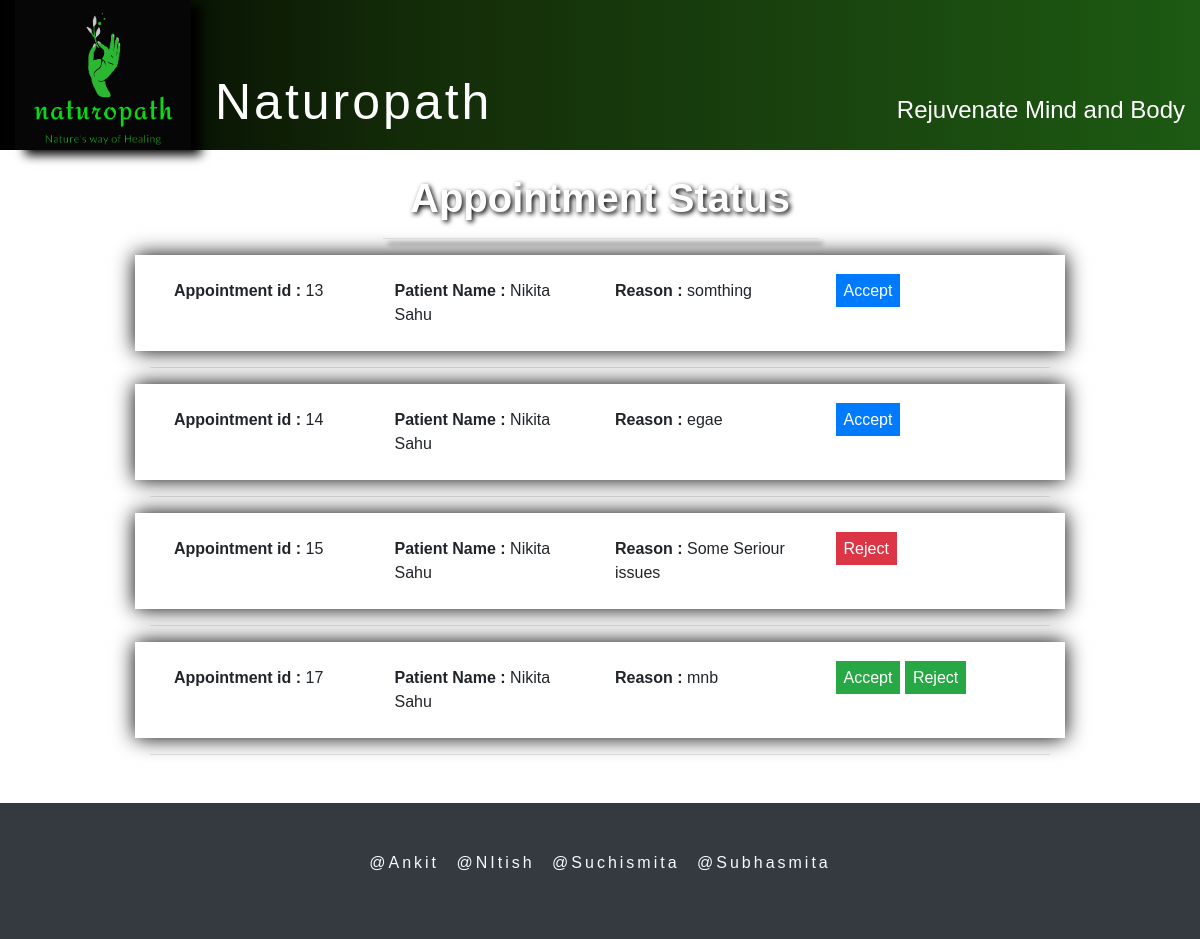
The app's page /doctor/d_appointment/ (signed in) with its own data.
### patient/models.py (models this page shows, shortened)
class Appointment(models.Model):
    appointment_id = models.AutoField(primary_key=True)
    pat_id = models.IntegerField(null=False)
    doc_id = models.IntegerField(null=False)
    appointment_status = models.BooleanField(default=False)
    payment_status = models.BooleanField(default=False)
    reject_status = models.BooleanField(default=False)
    appdate = models.CharField(max_length=30 ,null=True)
    time = models.CharField(max_length=30 ,null=True)
    reason = models.CharField(max_length=200, null=True)
    fees = models.IntegerField(null=True)
    txnid = models.CharField(max_length=40, null=True)

class Patient(models.Model):
    user=models.OneToOneField(
        'auth.user',
        on_delete=models.CASCADE,
    )
    Is_patient = models.BooleanField(default=True)
    Is_doctor = models.BooleanField(default=False)
    name = models.CharField(max_length=50)
    dob = models.DateField(null=True)
    pin = models.IntegerField(null=True)
    address = models.CharField(max_length=100, null=True)
    mobile_no = models.CharField(max_length=13,null=True)
    gender = models.CharField(max_length=10,null=True)
    image = models.ImageField(upload_to='profile_img', blank=True, null=True)

### doctor/views.py (the view)
# urls.py: path('d_appointment/',views.d_appointment, name='d_appointment'),
@login_required
def d_appointment(request):
    objs=Appointment.objects.all()
    patobjs=Patient.objects.all()
    arg={'objs':objs, 'patobjs':patobjs}
    return render(request, 'doctor/d_appointment.html',arg)

### doctor/templates/doctor/d_appointment.html (shortened to what this page needs)
{% extends 'doctor/d_basic.html' %}
{% load static %}
{% block body %}
    <div class="w-75 m-auto"  >
        <div class="container-fluid text-center pt-4 text-white">
            <h1 style="text-shadow: 2px 2px 5px black;"><b>Appointment Status </b></h1>
            <hr class="w-50 " style="box-shadow: 5px 5px 5px #000000;">
        </div>
               {% for obj in objs %}
               <form method='POST' action='' class="w-100 m-auto" >
                    {% if obj.doc_id == user.doctor.pk %}
                    <div class="row p-4 mt-3" id='applist'>
                        <div class="col-12 col-sm-12 col-md-3 col-lg-3 col-xl-3">
                            <span><strong>Appointment id : </strong> {{ obj.appointment_id }} </span>
                        </div>
                        <div class="col-12 col-sm-12 col-md-3 col-lg-3 col-xl-3">
                            {% for patobj in patobjs %}
                                {% if patobj.pk == obj.pat_id %}
                                    <span><strong>Patient Name : </strong>{{ patobj.name }}</span><br>
                                {% endif %}
                            {% endfor %}
                        </div>
                        <div class="col-12 col-sm-12 col-md-3 col-lg-3 col-xl-3">
                            {% if obj.reason is not None %}
                                <span><strong>Reason : </strong>{{ obj.reason }}</span><br>
                            {% endif %}
                        </div>
                        <div class="col-12 col-sm-12 col-md-3 col-lg-3 col-xl-3">
                            {% if obj.appointment_status == False and obj.reject_status == False %}
                                <a class="btn-success text-white p-2" href="{% url 'd_app_accept' obj.pk %}">Accept</a>
                                <a class="btn-success text-white p-2" href="{% url 'd_app_reject' obj.pk %}">Reject</a>
                            {% endif %}
                            {% if obj.appointment_status == True %}
                                <span class="btn-primary text-white p-2" >Accept</span>
                            {% endif %}
                            {% if obj.reject_status == True %}
                                <span class="btn-danger text-white p-2" >Reject</span>
                            {% endif %}
                        </div>
                </div><hr>
                    {% endif %}
                </form>
               {% endfor %}
    </div>
{% endblock %}

### records on screen
Appointment: appointment_id "13", reason "somthing", appointment_status "Accept"
Patient: name "Nikita Sahu"
Appointment: appointment_id "14", reason "egae", appointment_status "Accept"
Appointment: appointment_id "15", reason "Some Seriour issues", reject_status "Reject"
Appointment: appointment_id "17", reason "mnb", appointment_status "Accept"
